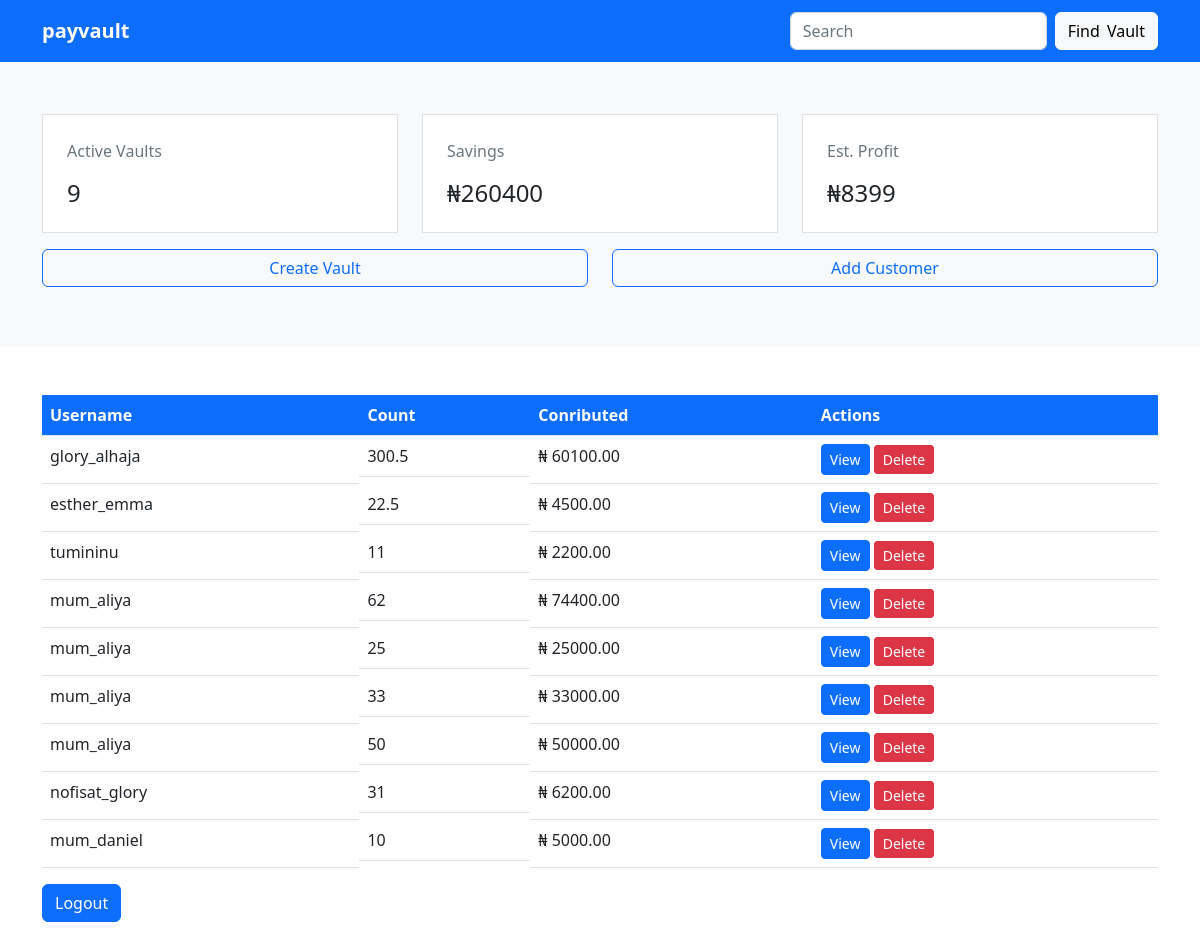
The page /dashboard.php (signed in) on the database its author committed.
### tables this page shows
CREATE TABLE `vault` (
  `vault_id` int(11) NOT NULL,
  `customer_id` int(11) NOT NULL,
  `principal_amount` decimal(10,0) NOT NULL,
  `count_no` decimal(10,2) DEFAULT NULL
);

CREATE TABLE `customer` (
  `customer_id` int(10) NOT NULL,
  `username` varchar(255) NOT NULL
);

### include/crud.php (called while the page is built, shortened)
<?php
class Vaults{
    private $conn;
    public function __construct($db){
        $this -> conn = $db;
    }
    public function getEachVault() {
        try {
            $stmt = "SELECT c.username, v.count_no, c.customer_id, v.vault_id, v.principal_amount * v.count_no as grand FROM vault as v INNER JOIN customer as c on c.customer_id = v.customer_id";
            $result = $this -> conn -> query($stmt);
            return $result;
        } catch (PDOException $e) {
            throw $e -> getMessage();
            return false;
        }
    }
    public function getProfitEstimate(){
        try {
            $sql = "SELECT SUM((count_no / 31) * principal_amount) AS profit FROM vault;";
            $stmt = $this -> conn -> prepare($sql);
            $stmt -> execute();
            $result = $stmt -> fetch();
            return $result;
        } catch (PDOException $e) {
            throw $e -> getMessage();
            return false;
        }
    }
    public function getTotalSavings(){
        try {
            $sql = "SELECT SUM(principal_amount*count_no) AS total FROM vault;";
            $stmt = $this -> conn -> prepare($sql);
            $stmt -> execute();
            $result = $stmt -> fetch();
            return $result;
        } catch (PDOException $e) {
            throw $e -> getMessage();
            return false;
        }
    }
    public function getVaultCount(){
        try {
            $sql = "SELECT COUNT(*) AS count FROM vault;";
            $stmt = $this -> conn -> prepare($sql);
            $stmt -> execute();
            $result = $stmt -> fetch();
            return $result;
        } catch (PDOException $e) {
            throw $e -> getMessage();
            return false;
        }
    }
}
?>

### dashboard.php (the view, shortened to what this page needs)
<?php
$pagename='dashboard';
require_once 'include/header.php';
require_once 'include/db.php';
$vaults = new Vaults($conn);
$vcount = $vaults -> getVaultCount();
$vtotal = $vaults -> getTotalSavings();
$vprofit = $vaults -> getProfitEstimate();
$allVault = $vaults -> getEachVault();
?>
<div class="container-fluid bg-light py-5">
  <div class="container">
    <div class="row">
      <div class="col-12 col-sm-4 col-lg-4">
        <div class="p-4 bg-white border my-1">
          <p class="card-text text-muted">Active Vaults</p>
          <h4 class="card-title"><?php echo $vcount['count'] ?></h4>
        </div>
      </div>
      <div class="col-12 col-sm-4 col-lg-4">
        <div class="p-4 bg-white border my-1">
          <p class="card-text text-muted">Savings</p>
          <h4 class="card-title"><?php echo '₦'. round($vtotal['total'],1) ?></h4>
        </div>
      </div>
      <div class="col-12 col-sm-4 col-lg-4">
        <div class="p-4 bg-white border my-1">
          <p class="card-text text-muted">Est. Profit</p>
          <h4 class="card-title"><?php echo '₦'. floor($vprofit['profit']) ?></h4>
        </div>
      </div>
    </div>
    <div class="row my-2">
      <div class="col-12 col-sm-6">
        <div class="d-grid my-1">
          <a href="create_vault.php" class="btn btn-outline-primary">Create Vault</a>
        </div>
      </div>
      <div class="col-12 col-sm-6">
        <div class="d-grid my-1">
          <a href="create_customer.php" class="btn btn-outline-primary">Add Customer</a>
        </div>
      </div>
    </div>
  </div>
</div>
<div class="container-fluid py-5">
  <div class="container">
    <table class="table table-hover">
      <thead class="bg-primary text-white">
        <tr>
          <th>Username</th>
          <th class="d-none d-sm-block">Count</th>
          <th>Conributed</th>
          <th>Actions</th>
        </tr>
      </thead>
      <?php
      foreach ($allVault as $vault) {?>
      <tr>
        <td><?php echo $vault['username']?></td>
        <td class="d-none d-sm-block"><?php echo round($vault['count_no'],1)?></td>
        <td><?php echo '₦ ' . strval($vault['grand'])?></td>
        <td>
          <a href="vaultdisplay.php?vault=<?php echo $vault['vault_id']?>" class=" btn btn-primary btn-sm">View</a>
          <a onclick="return confirm('Are you sure you want to delete this vault?')" href="remove_vault.php?vault=<?php echo $vault['vault_id']?>" class="d-none d-sm-inline btn btn-danger btn-sm">Delete</a>
        </td>
      </tr>
      <?php } ?>
    </table>
    <a class="btn btn-primary" href="logout.php">Logout</a>
  </div>
</div>
</body>
</html>

### include/header.php (shortened to what this page needs)
<!DOCTYPE html>
<html lang="en">
<head>
    <link href="https://cdn.jsdelivr.net/npm/bootstrap@5.2.3/dist/css/bootstrap.min.css" rel="stylesheet">
</head>
<body>
    <?php if ($pagename == 'dashboard') {?>
        <nav class="navbar navbar-dark bg-primary">
            <div class="container py-1">
                <a href="dashboard.php"class="navbar-brand mb-0 h1 d-none d-sm-block"><strong>payvault</strong></a>
                <form class="d-flex" role="search">
                    <input class="form-control me-2" type="search" placeholder="Search" aria-label="Search">
                    <button class="btn btn-light" type="submit">Find<span style="color:white;">_</span>Vault</button>
                </form>
            </div>
        </nav>
<?php } ?>

### rows shown on the page
vault: customer.username "glory_alhaja", count_no "300.5", grand "60100.00"
vault: customer.username "esther_emma", count_no "22.5", grand "4500.00"
vault: customer.username "tumininu", count_no "11", grand "2200.00"
vault: customer.username "mum_aliya", count_no "62", grand "74400.00"
vault: customer.username "mum_aliya", count_no "25", grand "25000.00"
vault: customer.username "mum_aliya", count_no "33", grand "33000.00"
vault: customer.username "mum_aliya", count_no "50", grand "50000.00"
vault: customer.username "nofisat_glory", count_no "31", grand "6200.00"
vault: customer.username "mum_daniel", count_no "10", grand "5000.00"

### other values the page prints
$vcount['count'] "9"
$vtotal['total'] "260400"
floor($vprofit['profit']) "8399"
